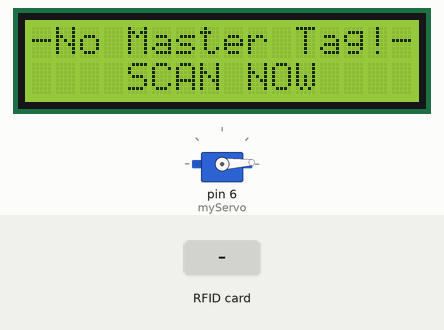
The sketch below on a simulated Arduino Uno, built with avr-gcc and run on an emulated ATmega328P. Shown: 16×2 character LCD, servo. Inputs (shaded band) come from the test bench.

Above: at 0.9 s.
1.0 s: RFID card 5E 7A 19 C4 held to the reader
At 1.9 s:
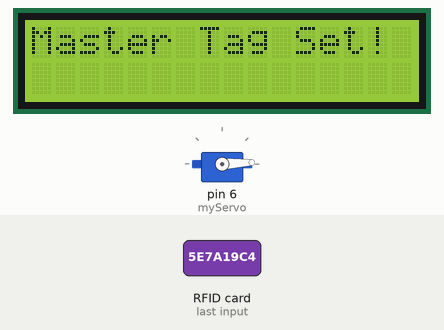
4.0 s: RFID card 5E 7A 19 C4 held to the reader
At 5.2 s:
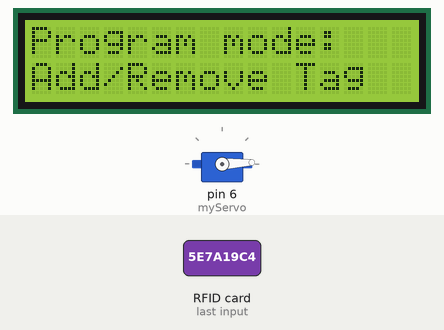
5.5 s: RFID card 5E 7A 19 C4 held to the reader
At 6.2 s:
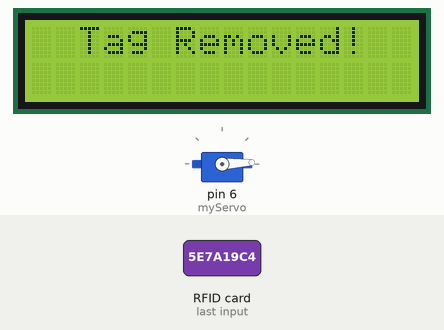
Timing chart, 0 to 8.5 s (numbered marks = the images above; inputs shaded):
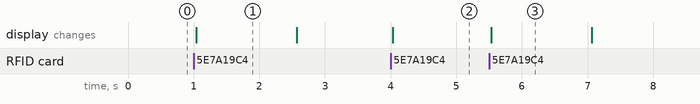

The sketch:

RFID_LCD_display.ino
```cpp
#include <Wire.h>
#include <SPI.h>
#include <MFRC522.h>
#include <LiquidCrystal_I2C.h>
#include <Servo.h>

#define RST_PIN   9
#define SS_PIN    10

byte readCard[4];
char* myTags[100] = {};
int tagsCount = 0;
String tagID = "";
boolean successRead = false;
boolean correctTag = false;
int proximitySensor;
boolean doorOpened = false;

// Create instances
MFRC522 mfrc522(SS_PIN, RST_PIN);
//LiquidCrystal lcd(2, 3, 4, 5, 6, 7); //Parameters: (rs, enable, d4, d5, d6, d7)
LiquidCrystal_I2C lcd(0x3F, 2, 1, 0, 4, 5, 6, 7, 3, POSITIVE);

Servo myServo; // Servo motor

void setup() {
  // Initiating
  SPI.begin();        // SPI bus
  mfrc522.PCD_Init(); //  MFRC522
  lcd.begin(16, 2);   // LCD screen
  myServo.attach(6);  // Servo motor

  myServo.write(3); // Initial lock position of the servo motor
  // Prints the initial message
  lcd.setCursor(0, 0);
  lcd.print("-No Master Tag!-");
  lcd.setCursor(0, 1);
  lcd.print("    SCAN NOW");
  // Waits until a master card is scanned
  while (!successRead) {
    successRead = getID();
    if ( successRead == true) {
      myTags[tagsCount] = strdup(tagID.c_str()); // Sets the master tag into position 0 in the array
      lcd.clear();
      lcd.setCursor(0, 0);
      lcd.print("Master Tag Set!");
      tagsCount++;
    }
  }
  successRead = false;
  printNormalModeMessage();
}

void loop() {
 // int proximitySensor = analogRead(A0);
  // If door is closed...
  //if (proximitySensor > 200) {
    if ( ! mfrc522.PICC_IsNewCardPresent()) { //If a new PICC placed to RFID reader continue
      return;
    }
    if ( ! mfrc522.PICC_ReadCardSerial()) {   //Since a PICC placed get Serial and continue
      return;
    }
    tagID = "";
    // The MIFARE PICCs that we use have 4 byte UID
    for ( uint8_t i = 0; i < 4; i++) {  //
      readCard[i] = mfrc522.uid.uidByte[i];
      tagID.concat(String(mfrc522.uid.uidByte[i], HEX)); // Adds the 4 bytes in a single String variable
    }
    tagID.toUpperCase();
    mfrc522.PICC_HaltA(); // Stop reading

    correctTag = false;
    // Checks whether the scanned tag is the master tag
    if (tagID == myTags[0]) {
      lcd.clear();
      lcd.print("Program mode:");
      lcd.setCursor(0, 1);
      lcd.print("Add/Remove Tag");
      while (!successRead) {
        successRead = getID();
        if ( successRead == true) {
          for (int i = 0; i < 100; i++) {
            if (tagID == myTags[i]) {
              myTags[i] = "";
              lcd.clear();
              lcd.setCursor(0, 0);
              lcd.print("  Tag Removed!");
              printNormalModeMessage();
              return;
            }
          }
          myTags[tagsCount] = strdup(tagID.c_str());
          lcd.clear();
          lcd.setCursor(0, 0);
          lcd.print("   Tag Added!");
          printNormalModeMessage();
          tagsCount++;
          return;
        }
      }
    }
    successRead = false;
    // Checks whether the scanned tag is authorized
    for (int i = 0; i < 100; i++) {
      if (tagID == myTags[i]) {
        lcd.clear();
        lcd.setCursor(0, 0);
        lcd.print(" Access Granted!");
        myServo.write(90); // Unlocks the door
        printNormalModeMessage();
        correctTag = true;
      }
    }
    delay(6000);
    myServo.write(3);
    if (correctTag == false) {
      lcd.clear();
      lcd.setCursor(0, 0);
      lcd.print(" Access Denied!");
      myServo.write(3);
      printNormalModeMessage();
    }
  //}
  // If door is open...
//  else {
//    lcd.clear();
//    lcd.setCursor(0, 0);
//    lcd.print(" Door Opened!");
//    while (!doorOpened) {
//      proximitySensor = analogRead(A0);
//      if (proximitySensor > 200) {
//        doorOpened = true;
//      }
//    }
//    doorOpened = false;
//    delay(500);
//    myServo.write(10); // Locks the door
//    printNormalModeMessage();
//  }
}

uint8_t getID() {
  // Getting ready for Reading PICCs
  if ( ! mfrc522.PICC_IsNewCardPresent()) { //If a new PICC placed to RFID reader continue
    return 0;
  }
  if ( ! mfrc522.PICC_ReadCardSerial()) {   //Since a PICC placed get Serial and continue
    return 0;
  }
  tagID = "";
  for ( uint8_t i = 0; i < 4; i++) {  // The MIFARE PICCs that we use have 4 byte UID
    readCard[i] = mfrc522.uid.uidByte[i];
    tagID.concat(String(mfrc522.uid.uidByte[i], HEX)); // Adds the 4 bytes in a single String variable
  }
  tagID.toUpperCase();
  mfrc522.PICC_HaltA(); // Stop reading
  return 1;
}

void printNormalModeMessage() {
  delay(1500);
  lcd.clear();
    lcd.setCursor(0, 0);
  lcd.print("-Access Control-");
  lcd.setCursor(0, 1);
  lcd.print(" Scan Your Tag!");
}
```

Measured:
- after the input at 1.0 s, the display: changes at once (image 1)
- after the input at 4.0 s, the display: changes at once (image 2)
- after the input at 5.5 s, the display: changes at once (image 3)
- what the display in image 1 shows lasts 1.6 s, from 1.0 s to 2.6 s
